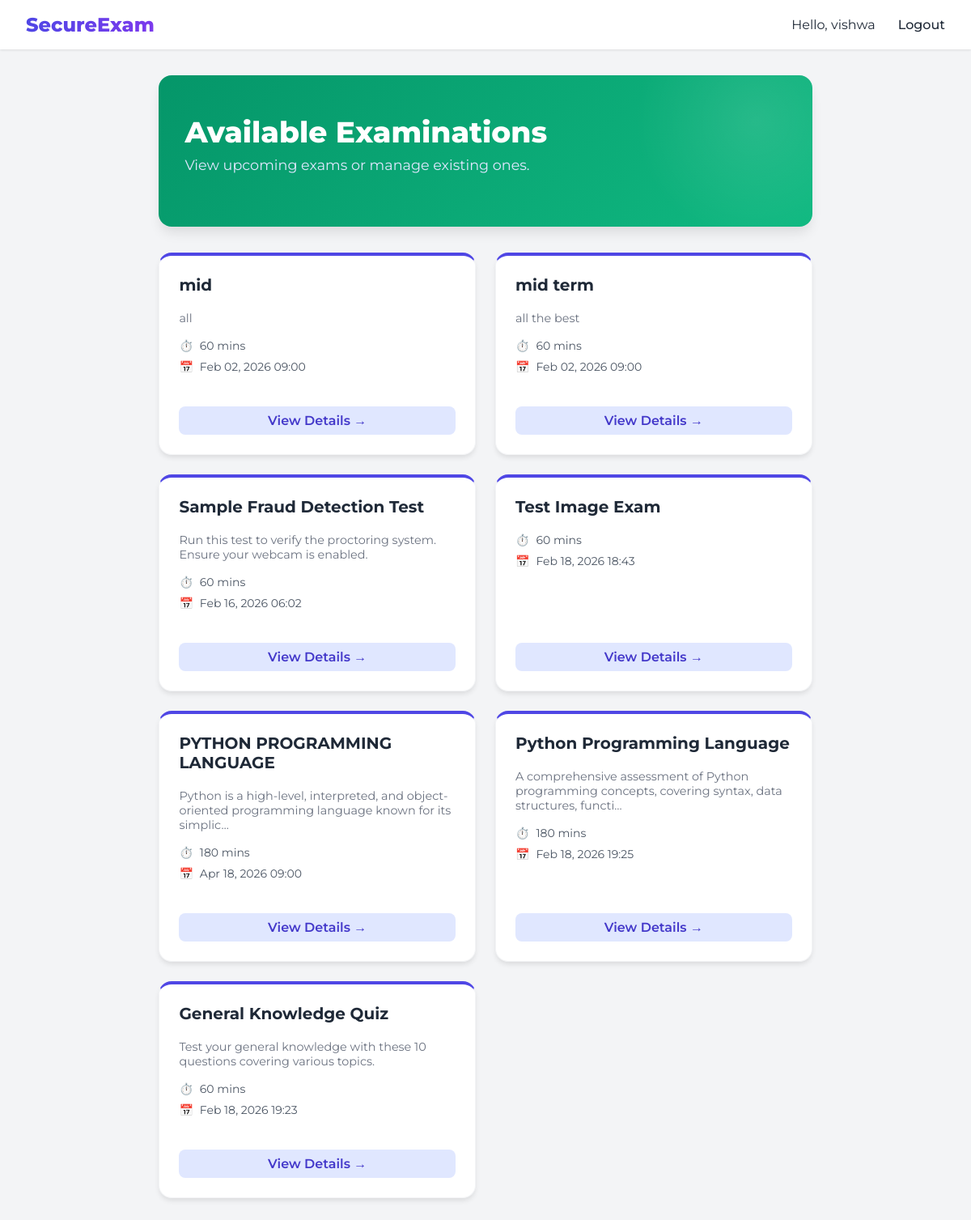
Page /exams/ (signed in) on the committed database.
### accounts/models.py (models this page shows, shortened)
class User(AbstractUser):
    ROLE_CHOICES = (
        ('student', 'Student'),
        ('faculty', 'Faculty'),
        ('admin', 'Admin'),
    )
    role = models.CharField(max_length=10, choices=ROLE_CHOICES, default='student')
    def is_faculty(self):
        return self.role == 'faculty'

### exams/models.py (models this page shows, shortened)
class Exam(models.Model):
    title = models.CharField(max_length=200)
    description = models.TextField(blank=True)
    start_time = models.DateTimeField()
    end_time = models.DateTimeField()
    duration_minutes = models.IntegerField()
    is_active = models.BooleanField(default=True)

### exams/views.py (the view)
# urls.py: path('', views.exam_list, name='exam_list'),
@login_required
def exam_list(request):
    if request.user.is_faculty():
        exams = Exam.objects.all() # Or filter by faculty if needed
    else:
        exams = Exam.objects.filter(is_active=True)
    return render(request, 'exams/exam_list.html', {'exams': exams})

### templates/exams/exam_list.html (shortened to what this page needs)
{% extends 'base.html' %}
{% load static %}
{% block content %}
<div class="dashboard-header" style="background: linear-gradient(135deg, #059669, #10b981);">
    <h2>Available Examinations</h2>
    <p>View upcoming exams or manage existing ones.</p>
</div>
<div class="dashboard-grid">
    {% for exam in exams %}
    <div class="stat-card" style="border-top: 4px solid #4f46e5;">
        <div>
            <h3 style="margin-top: 0; font-size: 1.25rem;">{{ exam.title }}</h3>
            <p style="color: #6b7280; margin-bottom: 1rem; font-size: 0.9rem;">{{ exam.description|truncatechars:100 }}
            </p>
            <div style="display: flex; flex-direction: column; gap: 0.5rem; margin-bottom: 1.5rem;">
                <div style="display: flex; align-items: center; gap: 0.5rem; font-size: 0.875rem; color: #4b5563;">
                    <span>⏱️</span> {{ exam.duration_minutes }} mins
                </div>
                <div style="display: flex; align-items: center; gap: 0.5rem; font-size: 0.875rem; color: #4b5563;">
                    <span>📅</span> {{ exam.start_time|date:"M d, Y H:i" }}
                </div>
            </div>
        </div>
        <a href="{% url 'exam_detail' exam.pk %}" class="action-btn"
            style="background: #e0e7ff; color: #4338ca; border: none; font-weight: 600;">View Details →</a>
    </div>
    {% endfor %}
</div>
{% endblock %}

### templates/base.html (shortened to what this page needs)
{% load static %}
<!DOCTYPE html>
<html lang="en">
<head>
    <link rel="stylesheet" href="{% static 'css/style.css' %}">
</head>
<body>
    <nav class="navbar">
        <div class="logo">SecureExam</div>
        <div class="nav-links">
            {% if user.is_authenticated %}
            <span>Hello, {{ user.username }}</span>
            <a href="{% url 'logout' %}">Logout</a>
            {% else %}
            <a href="{% url 'login' %}">Login</a>
            <a href="{% url 'register' %}">Register</a>
            {% endif %}
        </div>
    </nav>
    <div class="container">
        {% block content %}
        {% endblock %}
    </div>
</body>
</html>

### static/css/style.css (style rules this page uses)
:root { --primary-color: #4f46e5; --primary-hover: #4338ca; --bg-color: #f3f4f6; --card-bg: #ffffff; --text-color: #1f2937; --text-light: #6b7280; --danger: #ef4444; --success: #10b981; --input-border: #e5e7eb; --input-focus: #4f46e5; }
body { font-family: 'Brandon Text', 'Montserrat', sans-serif; background-color: var(--bg-color); color: var(--text-color); margin: 0; padding: 0; display: flex; flex-direction: column; min-height: 100vh; }
.navbar { background-color: var(--card-bg); padding: 1rem 2rem; box-shadow: 0 1px 3px rgba(0, 0, 0, 0.1); display: flex; justify-content: space-between; align-items: center; z-index: 10; }
.logo { font-size: 1.5rem; font-weight: 800; background: linear-gradient(90deg, #4f46e5, #7c3aed); -webkit-background-clip: text; -webkit-text-fill-color: transparent; }
.nav-links a { text-decoration: none; color: var(--text-color); margin-left: 1.5rem; font-weight: 500; }
.container { padding: 2rem; max-width: 1200px; margin: 0 auto; }
.dashboard-header { background: linear-gradient(135deg, #1e1b4b, #4338ca); color: white; padding: 3rem 2rem; border-radius: 1rem; margin-bottom: 2rem; position: relative; overflow: hidden; box-shadow: 0 10px 15px -3px rgba(0, 0, 0, 0.1); }
.dashboard-header h2 { font-size: 2.25rem; font-weight: 800; margin: 0; position: relative; z-index: 1; }
.dashboard-header p { color: #e0e7ff; margin-top: 0.5rem; position: relative; z-index: 1; font-size: 1.1rem; }
.dashboard-header::before { content: ''; position: absolute; top: -50%; right: -10%; width: 300px; height: 300px; background: radial-gradient(circle, rgba(255, 255, 255, 0.1) 0%, rgba(255, 255, 255, 0) 70%); border-radius: 50%; }
.dashboard-grid { display: grid; grid-template-columns: repeat(auto-fit, minmax(300px, 1fr)); gap: 1.5rem; }
.stat-card { background: white; border-radius: 1rem; padding: 1.5rem; box-shadow: 0 4px 6px -1px rgba(0, 0, 0, 0.1); transition: transform 0.2s, box-shadow 0.2s; border: 1px solid #f3f4f6; display: flex; flex-direction: column; justify-content: space-between; }
.action-btn { margin-top: 1rem; width: 100%; text-align: center; background: white; border: 1px solid #e5e7eb; padding: 0.5rem; border-radius: 0.5rem; color: #1f2937; transition: all 0.2s; text-decoration: none; display: block; box-sizing: border-box; }

### rows in the picture
User: username "vishwa"
Exam: title "mid", description "all", duration_minutes "60", start_time "Feb 02, 2026 09:00"
Exam: title "mid term", description "all the best", duration_minutes "60", start_time "Feb 02, 2026 09:00"
Exam: title "Sample Fraud Detection Test", description "Run this test to verify the proctoring system. Ensure your webcam is enabled.", duration_minutes "60", start_time "Feb 16, 2026 06:02"
Exam: title "Test Image Exam", duration_minutes "60", start_time "Feb 18, 2026 18:43"
Exam: title "PYTHON PROGRAMMING LANGUAGE", description "Python is a high-level, interpreted, and object-oriented programming language known for its simplic…", duration_minutes "180", start_time "Apr 18, 2026 09:00"
Exam: title "Python Programming Language", description "A comprehensive assessment of Python programming concepts, covering syntax, data structures, functi…", duration_minutes "180", start_time "Feb 18, 2026 19:25"
Exam: title "General Knowledge Quiz", description "Test your general knowledge with these 10 questions covering various topics.", duration_minutes "60", start_time "Feb 18, 2026 19:23"
